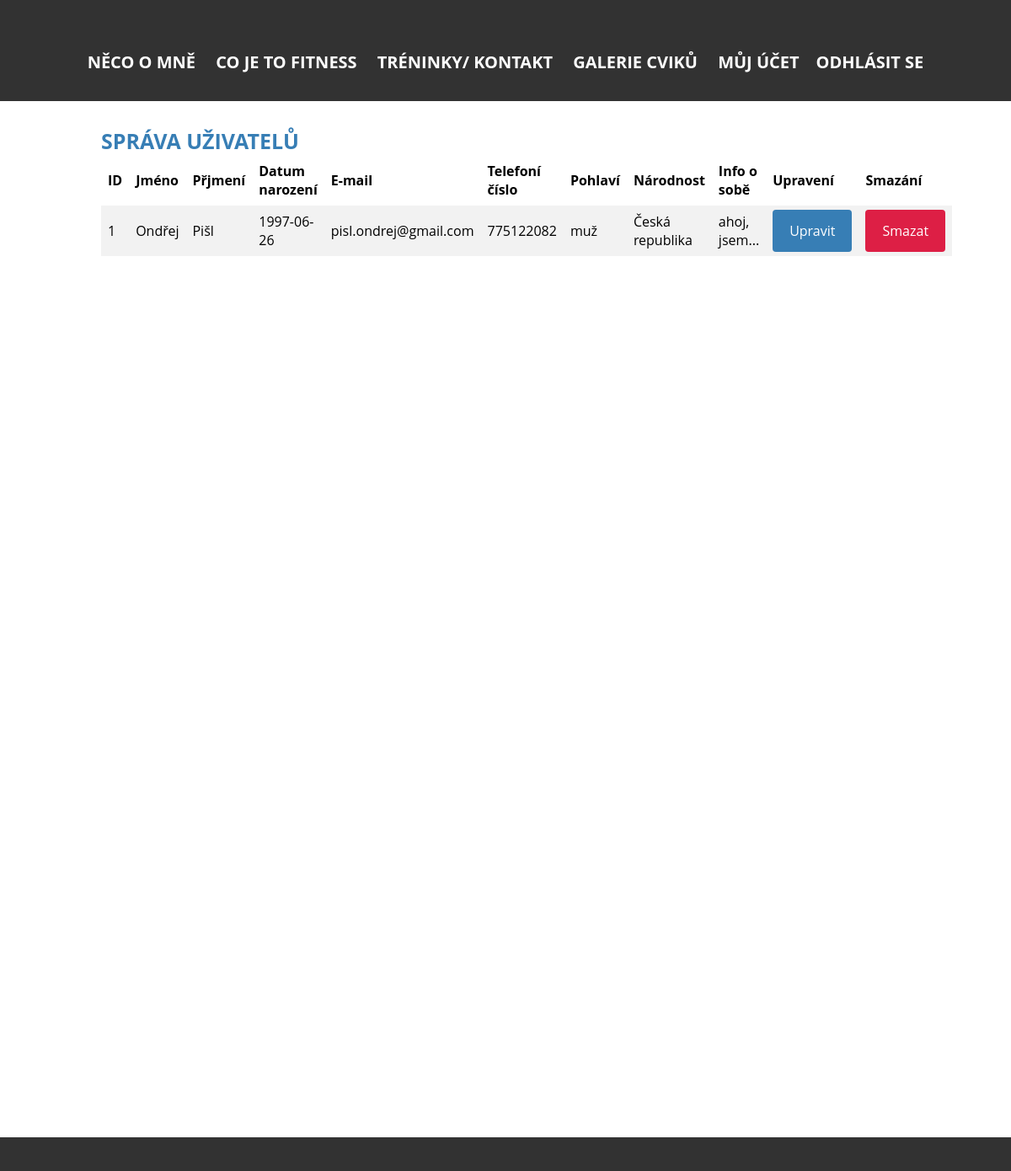
The app's page /PHP/sprava-uzivatelu.php (signed in), older data.
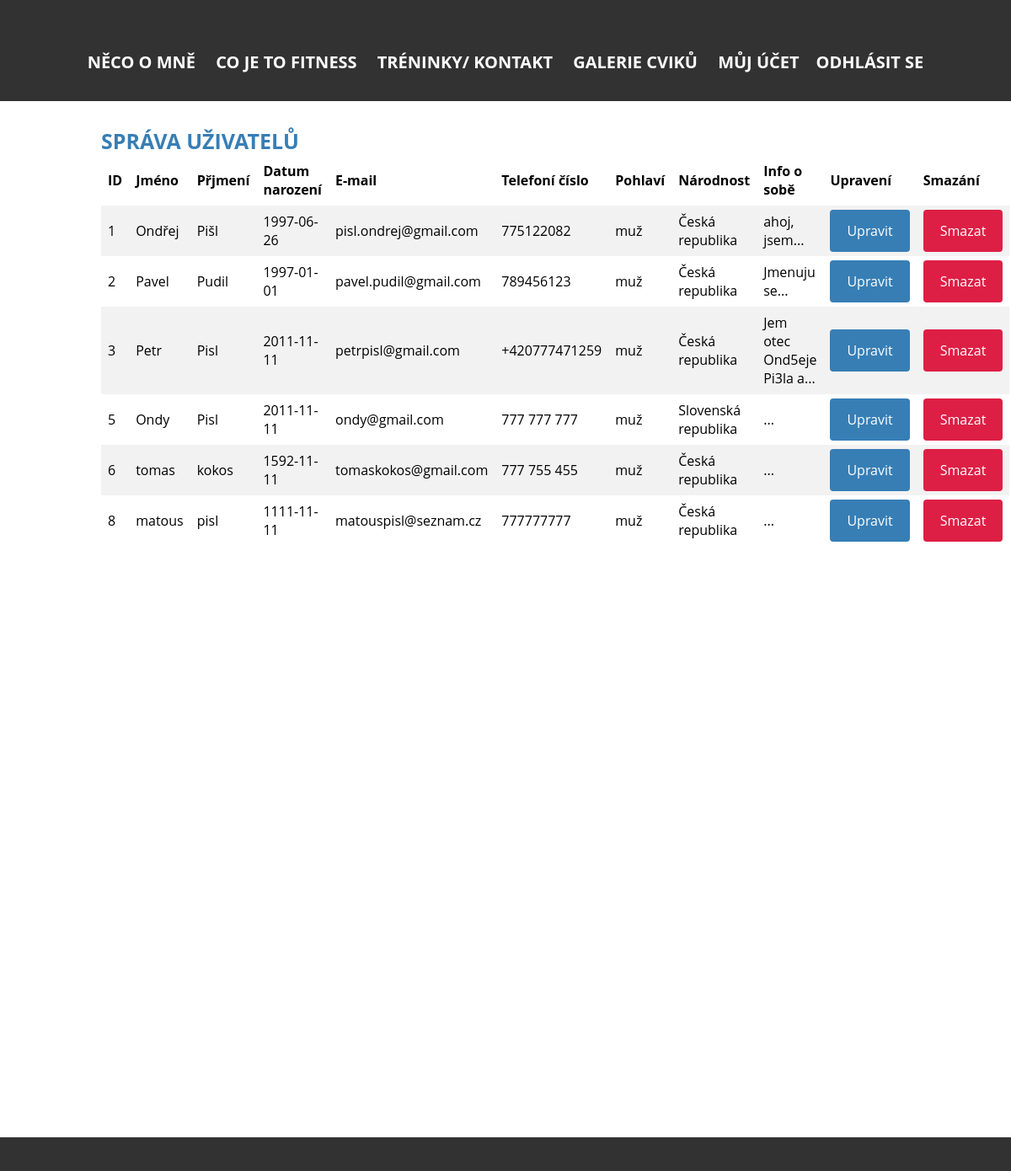
The same page, newer data.
### tables this page shows
CREATE TABLE `uzivatele` (
  `id` int(10) NOT NULL,
  `jmeno` varchar(254) DEFAULT NULL,
  `prijmeni` varchar(254) DEFAULT NULL,
  `datum` date DEFAULT NULL,
  `email` varchar(254) NOT NULL,
  `heslo` char(50) NOT NULL,
  `tel` varchar(15) DEFAULT NULL,
  `pohlavi` tinyint(1) NOT NULL,
  `narodnost_id` int(5) NOT NULL,
  `info` varchar(500) DEFAULT NULL,
  `prava` tinyint(1) NOT NULL DEFAULT '0' COMMENT '0 je pro normálního uživatele 1 pro admina',
  `potvrzeni_pristupu` tinyint(1) NOT NULL DEFAULT '0' COMMENT '0 pro každého registrovaného '
);

CREATE TABLE `narodnosti` (
  `id` int(10) NOT NULL,
  `nazev` varchar(50) NOT NULL
);

### PHP/fce.php (called while the page is built)
<?php
function zkratitText($text, $znaku){
		$mezera = strrpos(substr($text,0,$znaku)," ");
		return substr($text,0,$mezera)."...";
	}
  ?>

### PHP/sprava-uzivatelu.php (the view, shortened to what this page needs)
<?php
  include 'pripojeni.php';
 ?>
<!doctype html>
<html>
  <head>
    <link rel="stylesheet" href="../CSS/css.css">
  </head>
<body>
<?php
  include 'menu.php';
  include 'fce.php';
?>
<article>
    <h1>Správa uživatelů</h1>
<?php
 echo "<table class='formprijeti'>
   <tr>
      <th>ID</th>
     <th>Jméno</th>
     <th>Přjmení</th>
     <th>Datum narození</th>
     <th>E-mail</th>
     <th>Telefoní číslo</th>
     <th>Pohlaví</th>
     <th>Národnost</th>
     <th>Info o sobě</th>
	 <th>Upravení</th>
	 <th>Smazání</th>
   </tr>";
   $data=mysqli_query($connect,"select uzivatele.id as uzivatel_id, uzivatele.jmeno, uzivatele.prijmeni, uzivatele.datum, uzivatele.email, uzivatele.tel, uzivatele.pohlavi, uzivatele.narodnost_id, uzivatele.info, narodnosti.id as narodnost_id, narodnosti.nazev as narodnost_nazev from uzivatele LEFT JOIN narodnosti ON uzivatele.narodnost_id=narodnosti.id where potvrzeni_pristupu='1' order by uzivatele.id");
   while ($zaznam=mysqli_fetch_array($data)) {
    if($zaznam['pohlavi']==1){$pohlavi='muž';}else{$pohlavi='žena';}
    $informace = zkratitText($zaznam["info"],30);
   	echo "   <tr>
     <td>{$zaznam["uzivatel_id"]}</td>
     <td>{$zaznam["jmeno"]}</td>
     <td>{$zaznam["prijmeni"]}</td>
     <td>{$zaznam["datum"]}</td>
     <td>{$zaznam["email"]}</td>
     <td>{$zaznam["tel"]}</td>
     <td>$pohlavi</td>
     <td>{$zaznam["narodnost_nazev"]}</td>
     <td title='{$zaznam['info']}'>$informace</td>
     <td><a href='edit.php?id={$zaznam["uzivatel_id"]}' class='spravaodkazy'>Upravit</a></td>
     <td><a href='odmitnuti.php?id={$zaznam["uzivatel_id"]}' class='spravaodmitnutiodkazy'>Smazat</a></td>
   </tr> ";
   }
 ?>
 </table>
</article>
    <footer>
    </footer>
</body>
</html>

### PHP/menu.php
<header>
  <div class="odkazy">
    <a href="index.php">NĚCO O MNĚ</a>
    <a href="fitness.php" class="mezery">CO JE TO FITNESS</a>
    <a href="treninky.php" class="mezery">TRÉNINKY/ KONTAKT</a>
    <a href="galerie.php" class="mezery">GALERIE CVIKŮ</a>
   <?php
   if(isset($_SESSION["email"])){
      echo "<a href='uzivatel.php' class='mezery'>MŮJ ÚČET</a>";
      echo "<a href='odhlaseni.php' class='mezery'>ODHLÁSIT SE</a>";
  }else{
    echo"<a href='registrace.php' class='mezery'>REGISTRACE</a>
    <a href='prihlaseni.php' class='mezery'>PŘIHLÁŠENÍ</a>";
  }
    ?>
  </div>
</header>

### CSS/css.css (style rules this page uses)
body { margin: 0; padding: 0; }
header { width: 100%; background-color: #323232; height: 60px; display: inline-block; padding-top: 60px; font-family: 'Russo One', 'Open Sans', Arial, sans-serif; }
header a { text-decoration: none; color: white; font-weight: bold; font-size: 20px; }
article { width: 960px; margin: auto; height: 1200px; text-align: left; padding: 30px 10px 0px 10px; }
footer { width: 100%; background-color: #323232; height: 40px; float: left; }
.odkazy { text-align: center; }
.mezery { padding-left: 20px; }
h1 { color: #377EB5; margin: 0; font-size: 25px; font-family: 'Russo One', 'Open Sans', Arial, sans-serif; text-transform: uppercase }
table { border-collapse: collapse; width: 100%; font-family: 'Open Sans', Arial, sans-serif; }
th, td { text-align: left; padding: 8px; }
tr:nth-child(even) { background-color: #f2f2f2 }
.spravaodkazy { text-decoration: none; width: 100%; background-color: #377EB5; color: white; padding: 14px 20px; margin: 8px 0; border: none; border-radius: 4px; cursor: pointer; }
.spravaodmitnutiodkazy { text-decoration: none; width: 100%; background-color: #dd1f45; color: white; padding: 14px 20px; margin: 8px 0; border: none; border-radius: 4px; cursor: pointer; }

Row changes from the older to the newer data that the page shows:
now on this page (row edited): uzivatele: id "2", jmeno "Pavel", prijmeni "Pudil", datum "1997-01-01", email "pavel.pudil@gmail.com", tel "789456123", pohlavi "muž", narodnosti.nazev "Česká republika", info "Jmenuju se..."
added uzivatele: id "3", jmeno "Petr", prijmeni "Pisl", datum "2011-11-11", email "petrpisl@gmail.com", tel "+420777471259", pohlavi "muž", narodnosti.nazev "Česká republika", info "Jem otec Ond5eje Pi3la a..."
added uzivatele: id "5", jmeno "Ondy", prijmeni "Pisl", datum "2011-11-11", email "ondy@gmail.com", tel "777 777 777", pohlavi "muž", narodnosti.nazev "Slovenská republika", info "..."
added uzivatele: id "6", jmeno "tomas", prijmeni "kokos", datum "1592-11-11", email "tomaskokos@gmail.com", tel "777 755 455", pohlavi "muž", narodnosti.nazev "Česká republika", info "..."
added uzivatele: id "8", jmeno "matous", prijmeni "pisl", datum "1111-11-11", email "matouspisl@seznam.cz", tel "777777777", pohlavi "muž", narodnosti.nazev "Česká republika", info "..."
